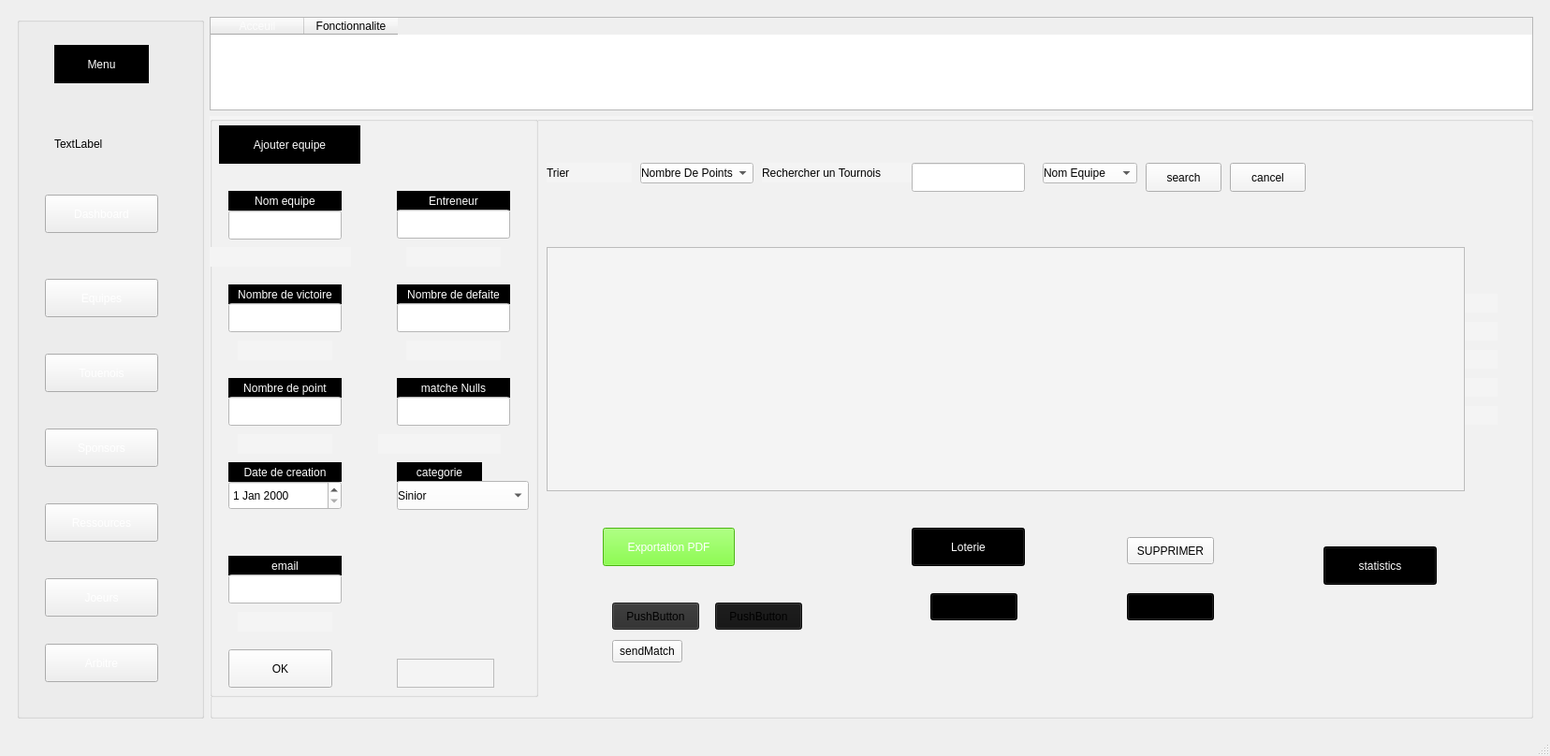
<?xml version="1.0" encoding="UTF-8"?>
<ui version="4.0">
 <class>MainWindow</class>
 <widget class="QMainWindow" name="MainWindow">
  <property name="geometry">
   <rect>
    <x>0</x>
    <y>0</y>
    <width>1656</width>
    <height>808</height>
   </rect>
  </property>
  <property name="windowTitle">
   <string>MainWindow</string>
  </property>
  <property name="styleSheet">
   <string notr="true"/>
  </property>
  <widget class="QWidget" name="centralwidget">
   <property name="styleSheet">
    <string notr="true">padding :0px;</string>
   </property>
   <layout class="QFormLayout" name="formLayout">
    <item row="0" column="0" colspan="2">
     <widget class="QStackedWidget" name="stackedWidget">
      <property name="styleSheet">
       <string notr="true">padding:0px;</string>
      </property>
      <property name="currentIndex">
       <number>0</number>
      </property>
      <widget class="QWidget" name="page">
       <layout class="QGridLayout" name="gridLayout_2">
        <item row="0" column="1" colspan="2">
         <widget class="QTableWidget" name="upper_menu">
          <property name="sizePolicy">
           <sizepolicy hsizetype="Minimum" vsizetype="Expanding">
            <horstretch>0</horstretch>
            <verstretch>0</verstretch>
           </sizepolicy>
          </property>
          <property name="maximumSize">
           <size>
            <width>16777215</width>
            <height>100</height>
           </size>
          </property>
          <column>
           <property name="text">
            <string>Acceuil</string>
           </property>
           <property name="background">
            <color>
             <red>0</red>
             <green>0</green>
             <blue>0</blue>
            </color>
           </property>
           <property name="foreground">
            <brush brushstyle="SolidPattern">
             <color alpha="255">
              <red>252</red>
              <green>252</green>
              <blue>252</blue>
             </color>
            </brush>
           </property>
          </column>
          <column>
           <property name="text">
            <string>Fonctionnalite</string>
           </property>
          </column>
         </widget>
        </item>
        <item row="0" column="0" rowspan="2">
         <widget class="QGroupBox" name="groupBox">
          <property name="maximumSize">
           <size>
            <width>200</width>
            <height>16777215</height>
           </size>
          </property>
          <property name="title">
           <string/>
          </property>
          <widget class="QLabel" name="label">
           <property name="geometry">
            <rect>
             <x>40</x>
             <y>30</y>
             <width>101</width>
             <height>41</height>
            </rect>
           </property>
           <property name="styleSheet">
            <string notr="true">    color: white; /* Texte en noir */
font: 700 9pt &quot;Segoe UI&quot;;
background-color: rgb(0, 0, 0);
text-align: center;

</string>
           </property>
           <property name="text">
            <string>Menu</string>
           </property>
           <property name="alignment">
            <set>Qt::AlignmentFlag::AlignCenter</set>
           </property>
          </widget>
          <widget class="QPushButton" name="pushButton_3">
           <property name="geometry">
            <rect>
             <x>30</x>
             <y>190</y>
             <width>121</width>
             <height>41</height>
            </rect>
           </property>
           <property name="styleSheet">
            <string notr="true">color: rgb(255, 255, 255);</string>
           </property>
           <property name="text">
            <string>Dashboard</string>
           </property>
          </widget>
          <widget class="QPushButton" name="pushButton_4">
           <property name="geometry">
            <rect>
             <x>30</x>
             <y>280</y>
             <width>121</width>
             <height>41</height>
            </rect>
           </property>
           <property name="styleSheet">
            <string notr="true">color: rgb(255, 255, 255);</string>
           </property>
           <property name="text">
            <string>Equipes</string>
           </property>
          </widget>
          <widget class="QPushButton" name="pushButton_5">
           <property name="geometry">
            <rect>
             <x>30</x>
             <y>360</y>
             <width>121</width>
             <height>41</height>
            </rect>
           </property>
           <property name="styleSheet">
            <string notr="true">color: rgb(255, 255, 255);</string>
           </property>
           <property name="text">
            <string>Touenois</string>
           </property>
          </widget>
          <widget class="QPushButton" name="pushButton_6">
           <property name="geometry">
            <rect>
             <x>30</x>
             <y>440</y>
             <width>121</width>
             <height>41</height>
            </rect>
           </property>
           <property name="styleSheet">
            <string notr="true">color: rgb(255, 255, 255);</string>
           </property>
           <property name="text">
            <string>Sponsors</string>
           </property>
          </widget>
          <widget class="QPushButton" name="pushButton_7">
           <property name="geometry">
            <rect>
             <x>30</x>
             <y>520</y>
             <width>121</width>
             <height>41</height>
            </rect>
           </property>
           <property name="styleSheet">
            <string notr="true">color: rgb(255, 255, 255);</string>
           </property>
           <property name="text">
            <string>Ressources</string>
           </property>
          </widget>
          <widget class="QPushButton" name="pushButton_8">
           <property name="geometry">
            <rect>
             <x>30</x>
             <y>600</y>
             <width>121</width>
             <height>41</height>
            </rect>
           </property>
           <property name="styleSheet">
            <string notr="true">color: rgb(255, 255, 255);</string>
           </property>
           <property name="text">
            <string>Joeurs</string>
           </property>
          </widget>
          <widget class="QPushButton" name="pushButton_9">
           <property name="geometry">
            <rect>
             <x>30</x>
             <y>670</y>
             <width>121</width>
             <height>41</height>
            </rect>
           </property>
           <property name="styleSheet">
            <string notr="true">color: rgb(255, 255, 255);</string>
           </property>
           <property name="text">
            <string>Arbitre</string>
           </property>
          </widget>
          <widget class="QLabel" name="logo">
           <property name="geometry">
            <rect>
             <x>40</x>
             <y>90</y>
             <width>91</width>
             <height>91</height>
            </rect>
           </property>
           <property name="text">
            <string>TextLabel</string>
           </property>
          </widget>
         </widget>
        </item>
        <item row="1" column="1" colspan="2">
         <widget class="QGroupBox" name="groupBox_2">
          <property name="styleSheet">
           <string notr="true">background-color: rgb(255, 255, 255);
background-color: rgb(244, 244, 244);</string>
          </property>
          <property name="title">
           <string/>
          </property>
          <widget class="QGroupBox" name="groupBox_5">
           <property name="geometry">
            <rect>
             <x>0</x>
             <y>0</y>
             <width>351</width>
             <height>621</height>
            </rect>
           </property>
           <property name="styleSheet">
            <string notr="true"> background-color: #d0f0fd; 
Qtextedit{
background-color:white;
}</string>
           </property>
           <property name="title">
            <string/>
           </property>
           <widget class="QLabel" name="label_12">
            <property name="geometry">
             <rect>
              <x>10</x>
              <y>10</y>
              <width>151</width>
              <height>41</height>
             </rect>
            </property>
            <property name="styleSheet">
             <string notr="true">    color: white; /* Texte en noir */
font: 700 9pt &quot;Segoe UI&quot;;
background-color: rgb(0, 0, 0);
text-align: center;

</string>
            </property>
            <property name="text">
             <string>Ajouter equipe</string>
            </property>
            <property name="alignment">
             <set>Qt::AlignmentFlag::AlignCenter</set>
            </property>
           </widget>
           <widget class="QLabel" name="label_42">
            <property name="geometry">
             <rect>
              <x>20</x>
              <y>80</y>
              <width>121</width>
              <height>21</height>
             </rect>
            </property>
            <property name="styleSheet">
             <string notr="true">    color: white; /* Texte en noir */
font: 700 9pt &quot;Segoe UI&quot;;
background-color: rgb(0, 0, 0);
text-align: center;

</string>
            </property>
            <property name="text">
             <string>Nom equipe</string>
            </property>
            <property name="alignment">
             <set>Qt::AlignmentFlag::AlignCenter</set>
            </property>
           </widget>
           <widget class="QLabel" name="label_43">
            <property name="geometry">
             <rect>
              <x>200</x>
              <y>80</y>
              <width>121</width>
              <height>21</height>
             </rect>
            </property>
            <property name="styleSheet">
             <string notr="true">    color: white; /* Texte en noir */
font: 700 9pt &quot;Segoe UI&quot;;
background-color: rgb(0, 0, 0);
text-align: center;

</string>
            </property>
            <property name="text">
             <string>Entreneur</string>
            </property>
            <property name="alignment">
             <set>Qt::AlignmentFlag::AlignCenter</set>
            </property>
           </widget>
           <widget class="QLabel" name="label_44">
            <property name="geometry">
             <rect>
              <x>20</x>
              <y>180</y>
              <width>121</width>
              <height>21</height>
             </rect>
            </property>
            <property name="styleSheet">
             <string notr="true">    color: white; /* Texte en noir */
font: 700 9pt &quot;Segoe UI&quot;;
background-color: rgb(0, 0, 0);
text-align: center;

</string>
            </property>
            <property name="text">
             <string>Nombre de victoire</string>
            </property>
            <property name="alignment">
             <set>Qt::AlignmentFlag::AlignCenter</set>
            </property>
           </widget>
           <widget class="QLabel" name="label_45">
            <property name="geometry">
             <rect>
              <x>200</x>
              <y>180</y>
              <width>121</width>
              <height>21</height>
             </rect>
            </property>
            <property name="styleSheet">
             <string notr="true">    color: white; /* Texte en noir */
font: 700 9pt &quot;Segoe UI&quot;;
background-color: rgb(0, 0, 0);
text-align: center;

</string>
            </property>
            <property name="text">
             <string>Nombre de defaite</string>
            </property>
            <property name="alignment">
             <set>Qt::AlignmentFlag::AlignCenter</set>
            </property>
           </widget>
           <widget class="QLabel" name="label_46">
            <property name="geometry">
             <rect>
              <x>20</x>
              <y>280</y>
              <width>121</width>
              <height>21</height>
             </rect>
            </property>
            <property name="styleSheet">
             <string notr="true">    color: white; /* Texte en noir */
font: 700 9pt &quot;Segoe UI&quot;;
background-color: rgb(0, 0, 0);
text-align: center;

</string>
            </property>
            <property name="text">
             <string>Nombre de point</string>
            </property>
            <property name="alignment">
             <set>Qt::AlignmentFlag::AlignCenter</set>
            </property>
           </widget>
           <widget class="QLabel" name="label_47">
            <property name="geometry">
             <rect>
              <x>200</x>
              <y>280</y>
              <width>121</width>
              <height>21</height>
             </rect>
            </property>
            <property name="styleSheet">
             <string notr="true">    color: white; /* Texte en noir */
font: 700 9pt &quot;Segoe UI&quot;;
background-color: rgb(0, 0, 0);
text-align: center;

</string>
            </property>
            <property name="text">
             <string>matche Nulls</string>
            </property>
            <property name="alignment">
             <set>Qt::AlignmentFlag::AlignCenter</set>
            </property>
           </widget>
           <widget class="QLabel" name="label_48">
            <property name="geometry">
             <rect>
              <x>20</x>
              <y>370</y>
              <width>121</width>
              <height>21</height>
             </rect>
            </property>
            <property name="styleSheet">
             <string notr="true">    color: white; /* Texte en noir */
font: 700 9pt &quot;Segoe UI&quot;;
background-color: rgb(0, 0, 0);
text-align: center;

</string>
            </property>
            <property name="text">
             <string>Date de creation</string>
            </property>
            <property name="alignment">
             <set>Qt::AlignmentFlag::AlignCenter</set>
            </property>
           </widget>
           <widget class="QLabel" name="label_49">
            <property name="geometry">
             <rect>
              <x>200</x>
              <y>370</y>
              <width>91</width>
              <height>21</height>
             </rect>
            </property>
            <property name="styleSheet">
             <string notr="true">    color: white; /* Texte en noir */
font: 700 9pt &quot;Segoe UI&quot;;
background-color: rgb(0, 0, 0);
text-align: center;

</string>
            </property>
            <property name="text">
             <string>categorie</string>
            </property>
            <property name="alignment">
             <set>Qt::AlignmentFlag::AlignCenter</set>
            </property>
           </widget>
           <widget class="QPushButton" name="pushButton_17">
            <property name="geometry">
             <rect>
              <x>20</x>
              <y>570</y>
              <width>111</width>
              <height>41</height>
             </rect>
            </property>
            <property name="text">
             <string>OK</string>
            </property>
           </widget>
           <widget class="QLabel" name="label_62">
            <property name="geometry">
             <rect>
              <x>20</x>
              <y>470</y>
              <width>121</width>
              <height>21</height>
             </rect>
            </property>
            <property name="styleSheet">
             <string notr="true">    color: white; /* Texte en noir */
font: 700 9pt &quot;Segoe UI&quot;;
background-color: rgb(0, 0, 0);
text-align: center;

</string>
            </property>
            <property name="text">
             <string>email</string>
            </property>
            <property name="alignment">
             <set>Qt::AlignmentFlag::AlignCenter</set>
            </property>
           </widget>
           <widget class="QTextEdit" name="IdTextEdit">
            <property name="geometry">
             <rect>
              <x>200</x>
              <y>580</y>
              <width>104</width>
              <height>31</height>
             </rect>
            </property>
           </widget>
           <widget class="QDateEdit" name="date_c">
            <property name="geometry">
             <rect>
              <x>20</x>
              <y>390</y>
              <width>121</width>
              <height>31</height>
             </rect>
            </property>
            <property name="styleSheet">
             <string notr="true">color: rgb(0, 0, 0);
background-color: rgb(255, 255, 255);</string>
            </property>
           </widget>
           <widget class="QComboBox" name="categorie_2">
            <property name="geometry">
             <rect>
              <x>200</x>
              <y>390</y>
              <width>141</width>
              <height>31</height>
             </rect>
            </property>
            <property name="styleSheet">
             <string notr="true">background-color: rgb(255, 255, 255);
color: rgb(0, 0, 0);</string>
            </property>
            <item>
             <property name="text">
              <string>Sinior</string>
             </property>
            </item>
            <item>
             <property name="text">
              <string>Junior</string>
             </property>
            </item>
            <item>
             <property name="text">
              <string/>
             </property>
            </item>
           </widget>
           <widget class="QLabel" name="nom_err">
            <property name="geometry">
             <rect>
              <x>0</x>
              <y>140</y>
              <width>151</width>
              <height>21</height>
             </rect>
            </property>
            <property name="styleSheet">
             <string notr="true">color: rgb(255, 1, 1);
</string>
            </property>
            <property name="text">
             <string/>
            </property>
           </widget>
           <widget class="QLineEdit" name="email_2">
            <property name="geometry">
             <rect>
              <x>20</x>
              <y>490</y>
              <width>121</width>
              <height>31</height>
             </rect>
            </property>
            <property name="styleSheet">
             <string notr="true">color: rgb(0, 0, 0);
background-color: rgb(255, 255, 255);</string>
            </property>
           </widget>
           <widget class="QLineEdit" name="nom_eq_2">
            <property name="geometry">
             <rect>
              <x>20</x>
              <y>101</y>
              <width>121</width>
              <height>31</height>
             </rect>
            </property>
            <property name="styleSheet">
             <string notr="true">color: rgb(0, 0, 0);
background-color: rgb(255, 255, 255);</string>
            </property>
           </widget>
           <widget class="QLineEdit" name="entreneur_2">
            <property name="geometry">
             <rect>
              <x>200</x>
              <y>100</y>
              <width>121</width>
              <height>31</height>
             </rect>
            </property>
            <property name="styleSheet">
             <string notr="true">color: rgb(0, 0, 0);
background-color: rgb(255, 255, 255);</string>
            </property>
           </widget>
           <widget class="QLineEdit" name="nb_vict_2">
            <property name="geometry">
             <rect>
              <x>20</x>
              <y>200</y>
              <width>121</width>
              <height>31</height>
             </rect>
            </property>
            <property name="styleSheet">
             <string notr="true">color: rgb(0, 0, 0);
background-color: rgb(255, 255, 255);</string>
            </property>
           </widget>
           <widget class="QLineEdit" name="nb_def_2">
            <property name="geometry">
             <rect>
              <x>200</x>
              <y>200</y>
              <width>121</width>
              <height>31</height>
             </rect>
            </property>
            <property name="styleSheet">
             <string notr="true">color: rgb(0, 0, 0);
background-color: rgb(255, 255, 255);</string>
            </property>
           </widget>
           <widget class="QLineEdit" name="nb_pnt_2">
            <property name="geometry">
             <rect>
              <x>20</x>
              <y>300</y>
              <width>121</width>
              <height>31</height>
             </rect>
            </property>
            <property name="styleSheet">
             <string notr="true">color: rgb(0, 0, 0);
background-color: rgb(255, 255, 255);</string>
            </property>
           </widget>
           <widget class="QLineEdit" name="nb_null_2">
            <property name="geometry">
             <rect>
              <x>200</x>
              <y>300</y>
              <width>121</width>
              <height>31</height>
             </rect>
            </property>
            <property name="styleSheet">
             <string notr="true">color: rgb(0, 0, 0);
background-color: rgb(255, 255, 255);</string>
            </property>
           </widget>
           <widget class="QLabel" name="entreneur_err">
            <property name="geometry">
             <rect>
              <x>210</x>
              <y>140</y>
              <width>101</width>
              <height>21</height>
             </rect>
            </property>
            <property name="styleSheet">
             <string notr="true">color: rgb(255, 0, 0);</string>
            </property>
            <property name="text">
             <string/>
            </property>
           </widget>
           <widget class="QLabel" name="victoire_err">
            <property name="geometry">
             <rect>
              <x>30</x>
              <y>240</y>
              <width>101</width>
              <height>21</height>
             </rect>
            </property>
            <property name="styleSheet">
             <string notr="true">color: rgb(255, 0, 0);</string>
            </property>
            <property name="text">
             <string/>
            </property>
           </widget>
           <widget class="QLabel" name="def_err">
            <property name="geometry">
             <rect>
              <x>210</x>
              <y>240</y>
              <width>101</width>
              <height>21</height>
             </rect>
            </property>
            <property name="styleSheet">
             <string notr="true">color: rgb(255, 0, 0);</string>
            </property>
            <property name="text">
             <string/>
            </property>
           </widget>
           <widget class="QLabel" name="pnt_err">
            <property name="geometry">
             <rect>
              <x>30</x>
              <y>340</y>
              <width>101</width>
              <height>21</height>
             </rect>
            </property>
            <property name="styleSheet">
             <string notr="true">color: rgb(255, 0, 0);</string>
            </property>
            <property name="text">
             <string/>
            </property>
           </widget>
           <widget class="QLabel" name="null_err">
            <property name="geometry">
             <rect>
              <x>180</x>
              <y>340</y>
              <width>131</width>
              <height>21</height>
             </rect>
            </property>
            <property name="styleSheet">
             <string notr="true">color: rgb(255, 0, 0);
color: rgb(255, 0, 0);</string>
            </property>
            <property name="text">
             <string/>
            </property>
           </widget>
           <widget class="QLabel" name="email_err">
            <property name="geometry">
             <rect>
              <x>30</x>
              <y>530</y>
              <width>101</width>
              <height>21</height>
             </rect>
            </property>
            <property name="styleSheet">
             <string notr="true">color: rgb(255, 0, 0);</string>
            </property>
            <property name="text">
             <string/>
            </property>
           </widget>
          </widget>
          <widget class="QLabel" name="label_50">
           <property name="geometry">
            <rect>
             <x>360</x>
             <y>50</y>
             <width>91</width>
             <height>21</height>
            </rect>
           </property>
           <property name="styleSheet">
            <string notr="true">color: rgb(0, 0, 0);</string>
           </property>
           <property name="text">
            <string>Trier</string>
           </property>
          </widget>
          <widget class="QPushButton" name="pushButton_20">
           <property name="geometry">
            <rect>
             <x>420</x>
             <y>440</y>
             <width>141</width>
             <height>41</height>
            </rect>
           </property>
           <property name="styleSheet">
            <string notr="true">background-color: rgb(104, 255, 23);
color: rgb(255, 255, 255);</string>
           </property>
           <property name="text">
            <string>Exportation PDF</string>
           </property>
          </widget>
          <widget class="QComboBox" name="comboBox_3">
           <property name="geometry">
            <rect>
             <x>460</x>
             <y>50</y>
             <width>121</width>
             <height>22</height>
            </rect>
           </property>
           <property name="styleSheet">
            <string notr="true">background-color: rgb(255, 255, 255);
color: rgb(0, 0, 0);</string>
           </property>
           <item>
            <property name="text">
             <string>Nombre De Points</string>
            </property>
           </item>
           <item>
            <property name="text">
             <string>Categorie</string>
            </property>
           </item>
           <item>
            <property name="text">
             <string>Date De Creation</string>
            </property>
           </item>
          </widget>
          <widget class="QLabel" name="label_51">
           <property name="geometry">
            <rect>
             <x>590</x>
             <y>50</y>
             <width>161</width>
             <height>21</height>
            </rect>
           </property>
           <property name="styleSheet">
            <string notr="true">color: rgb(0, 0, 0);</string>
           </property>
           <property name="text">
            <string>Rechercher un Tournois</string>
           </property>
          </widget>
          <widget class="QPushButton" name="pushButton_39">
           <property name="geometry">
            <rect>
             <x>750</x>
             <y>440</y>
             <width>121</width>
             <height>41</height>
            </rect>
           </property>
           <property name="styleSheet">
            <string notr="true">background-color: rgb(104, 255, 23);
color: rgb(255, 255, 255);
background-color: rgb(0, 0, 0);</string>
           </property>
           <property name="text">
            <string>Loterie</string>
           </property>
          </widget>
          <widget class="QPushButton" name="pushButton_40">
           <property name="geometry">
            <rect>
             <x>1190</x>
             <y>460</y>
             <width>121</width>
             <height>41</height>
            </rect>
           </property>
           <property name="styleSheet">
            <string notr="true">background-color: rgb(104, 255, 23);
color: rgb(255, 255, 255);
background-color: rgb(0, 0, 0);</string>
           </property>
           <property name="text">
            <string>statistics</string>
           </property>
          </widget>
          <widget class="QCheckBox" name="checkBox_19">
           <property name="geometry">
            <rect>
             <x>1300</x>
             <y>310</y>
             <width>76</width>
             <height>20</height>
            </rect>
           </property>
           <property name="text">
            <string/>
           </property>
          </widget>
          <widget class="QCheckBox" name="checkBox_20">
           <property name="geometry">
            <rect>
             <x>1300</x>
             <y>280</y>
             <width>76</width>
             <height>20</height>
            </rect>
           </property>
           <property name="text">
            <string/>
           </property>
          </widget>
          <widget class="QCheckBox" name="checkBox_21">
           <property name="geometry">
            <rect>
             <x>1300</x>
             <y>250</y>
             <width>76</width>
             <height>20</height>
            </rect>
           </property>
           <property name="text">
            <string/>
           </property>
          </widget>
          <widget class="QCheckBox" name="checkBox_22">
           <property name="geometry">
            <rect>
             <x>1300</x>
             <y>220</y>
             <width>76</width>
             <height>20</height>
            </rect>
           </property>
           <property name="text">
            <string/>
           </property>
          </widget>
          <widget class="QCheckBox" name="checkBox_24">
           <property name="geometry">
            <rect>
             <x>1300</x>
             <y>190</y>
             <width>76</width>
             <height>20</height>
            </rect>
           </property>
           <property name="text">
            <string/>
           </property>
          </widget>
          <widget class="QCheckBox" name="checkBox_25">
           <property name="geometry">
            <rect>
             <x>1300</x>
             <y>220</y>
             <width>76</width>
             <height>20</height>
            </rect>
           </property>
           <property name="text">
            <string/>
           </property>
          </widget>
          <widget class="QCheckBox" name="checkBox_23">
           <property name="geometry">
            <rect>
             <x>1300</x>
             <y>190</y>
             <width>76</width>
             <height>20</height>
            </rect>
           </property>
           <property name="text">
            <string/>
           </property>
          </widget>
          <widget class="QCheckBox" name="checkBox_26">
           <property name="geometry">
            <rect>
             <x>1300</x>
             <y>250</y>
             <width>76</width>
             <height>20</height>
            </rect>
           </property>
           <property name="text">
            <string/>
           </property>
          </widget>
          <widget class="QCheckBox" name="checkBox_27">
           <property name="geometry">
            <rect>
             <x>1300</x>
             <y>310</y>
             <width>76</width>
             <height>20</height>
            </rect>
           </property>
           <property name="text">
            <string/>
           </property>
          </widget>
          <widget class="QCheckBox" name="checkBox_28">
           <property name="geometry">
            <rect>
             <x>1300</x>
             <y>280</y>
             <width>76</width>
             <height>20</height>
            </rect>
           </property>
           <property name="text">
            <string/>
           </property>
          </widget>
          <widget class="QTableView" name="tableView">
           <property name="geometry">
            <rect>
             <x>360</x>
             <y>140</y>
             <width>981</width>
             <height>261</height>
            </rect>
           </property>
           <property name="styleSheet">
            <string notr="true">color: rgb(0, 0, 0);</string>
           </property>
          </widget>
          <widget class="QComboBox" name="search_box">
           <property name="geometry">
            <rect>
             <x>890</x>
             <y>50</y>
             <width>101</width>
             <height>22</height>
            </rect>
           </property>
           <property name="styleSheet">
            <string notr="true">background-color: rgb(255, 255, 255);
color: rgb(0, 0, 0);</string>
           </property>
           <item>
            <property name="text">
             <string>Nom Equipe</string>
            </property>
           </item>
           <item>
            <property name="text">
             <string>Entreneur</string>
            </property>
           </item>
           <item>
            <property name="text">
             <string>email</string>
            </property>
           </item>
          </widget>
          <widget class="QLineEdit" name="search_field">
           <property name="geometry">
            <rect>
             <x>750</x>
             <y>50</y>
             <width>121</width>
             <height>31</height>
            </rect>
           </property>
           <property name="styleSheet">
            <string notr="true">color: rgb(0, 0, 0);
background-color: rgb(255, 255, 255);</string>
           </property>
          </widget>
          <widget class="QPushButton" name="delete_2">
           <property name="geometry">
            <rect>
             <x>980</x>
             <y>450</y>
             <width>93</width>
             <height>29</height>
            </rect>
           </property>
           <property name="text">
            <string>SUPPRIMER</string>
           </property>
          </widget>
          <widget class="QPushButton" name="pushButton">
           <property name="geometry">
            <rect>
             <x>1000</x>
             <y>50</y>
             <width>81</width>
             <height>31</height>
            </rect>
           </property>
           <property name="text">
            <string>search</string>
           </property>
          </widget>
          <widget class="QPushButton" name="pushButton_2">
           <property name="geometry">
            <rect>
             <x>1090</x>
             <y>50</y>
             <width>81</width>
             <height>31</height>
            </rect>
           </property>
           <property name="text">
            <string>cancel</string>
           </property>
          </widget>
          <widget class="QPushButton" name="pushButton_11">
           <property name="geometry">
            <rect>
             <x>980</x>
             <y>510</y>
             <width>93</width>
             <height>29</height>
            </rect>
           </property>
           <property name="styleSheet">
            <string notr="true">background-color: rgb(0, 0, 0);</string>
           </property>
           <property name="text">
            <string>modif</string>
           </property>
          </widget>
          <widget class="QPushButton" name="pushButton_12">
           <property name="geometry">
            <rect>
             <x>770</x>
             <y>510</y>
             <width>93</width>
             <height>29</height>
            </rect>
           </property>
           <property name="styleSheet">
            <string notr="true">background-color: rgb(0, 0, 0);</string>
           </property>
           <property name="text">
            <string>Restart </string>
           </property>
          </widget>
          <widget class="QPushButton" name="pushButton_14">
           <property name="geometry">
            <rect>
             <x>430</x>
             <y>520</y>
             <width>93</width>
             <height>29</height>
            </rect>
           </property>
           <property name="styleSheet">
            <string notr="true">background-color: rgb(44, 44, 44);</string>
           </property>
           <property name="text">
            <string>PushButton</string>
           </property>
          </widget>
          <widget class="QPushButton" name="pushButton_15">
           <property name="geometry">
            <rect>
             <x>430</x>
             <y>560</y>
             <width>75</width>
             <height>24</height>
            </rect>
           </property>
           <property name="text">
            <string>sendMatch</string>
           </property>
          </widget>
          <widget class="QPushButton" name="pushButton_16">
           <property name="geometry">
            <rect>
             <x>540</x>
             <y>520</y>
             <width>93</width>
             <height>29</height>
            </rect>
           </property>
           <property name="styleSheet">
            <string notr="true">background-color: rgb(20, 20, 20);</string>
           </property>
           <property name="text">
            <string>PushButton</string>
           </property>
          </widget>
         </widget>
        </item>
       </layout>
      </widget>
      <widget class="QWidget" name="page_2">
       <layout class="QVBoxLayout" name="verticalLayout">
        <item>
         <widget class="QCalendarWidget" name="calendarWidget"/>
        </item>
        <item>
         <widget class="QPushButton" name="pushButton_10">
          <property name="text">
           <string>PushButton</string>
          </property>
         </widget>
        </item>
       </layout>
      </widget>
      <widget class="QWidget" name="page_3">
       <widget class="QPushButton" name="pushButton_13">
        <property name="geometry">
         <rect>
          <x>1300</x>
          <y>100</y>
          <width>75</width>
          <height>24</height>
         </rect>
        </property>
        <property name="text">
         <string>PushButton</string>
        </property>
       </widget>
       <widget class="QTableView" name="tableView_2">
        <property name="geometry">
         <rect>
          <x>500</x>
          <y>120</y>
          <width>671</width>
          <height>311</height>
         </rect>
        </property>
        <property name="styleSheet">
         <string notr="true">color: rgb(255, 255, 255);</string>
        </property>
       </widget>
      </widget>
     </widget>
    </item>
   </layout>
  </widget>
  <widget class="QMenuBar" name="menubar">
   <property name="geometry">
    <rect>
     <x>0</x>
     <y>0</y>
     <width>1656</width>
     <height>22</height>
    </rect>
   </property>
  </widget>
  <widget class="QStatusBar" name="statusbar"/>
 </widget>
 <resources/>
 <connections/>
</ui>
